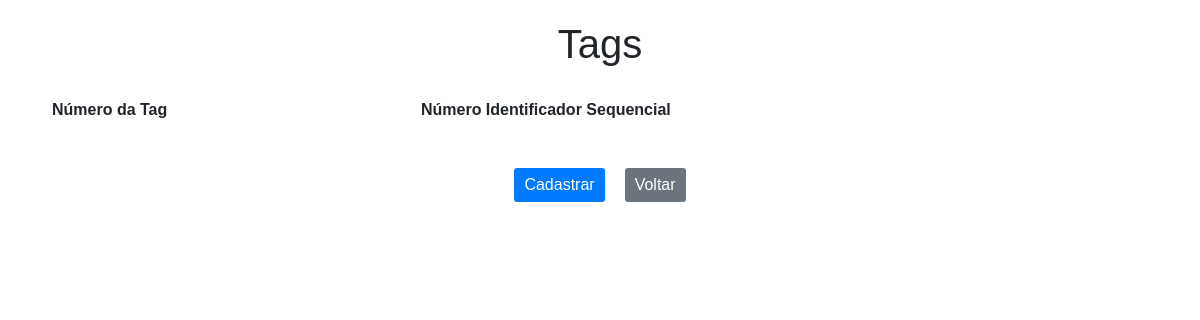
Before: /condo/manut_tag with the older database file.
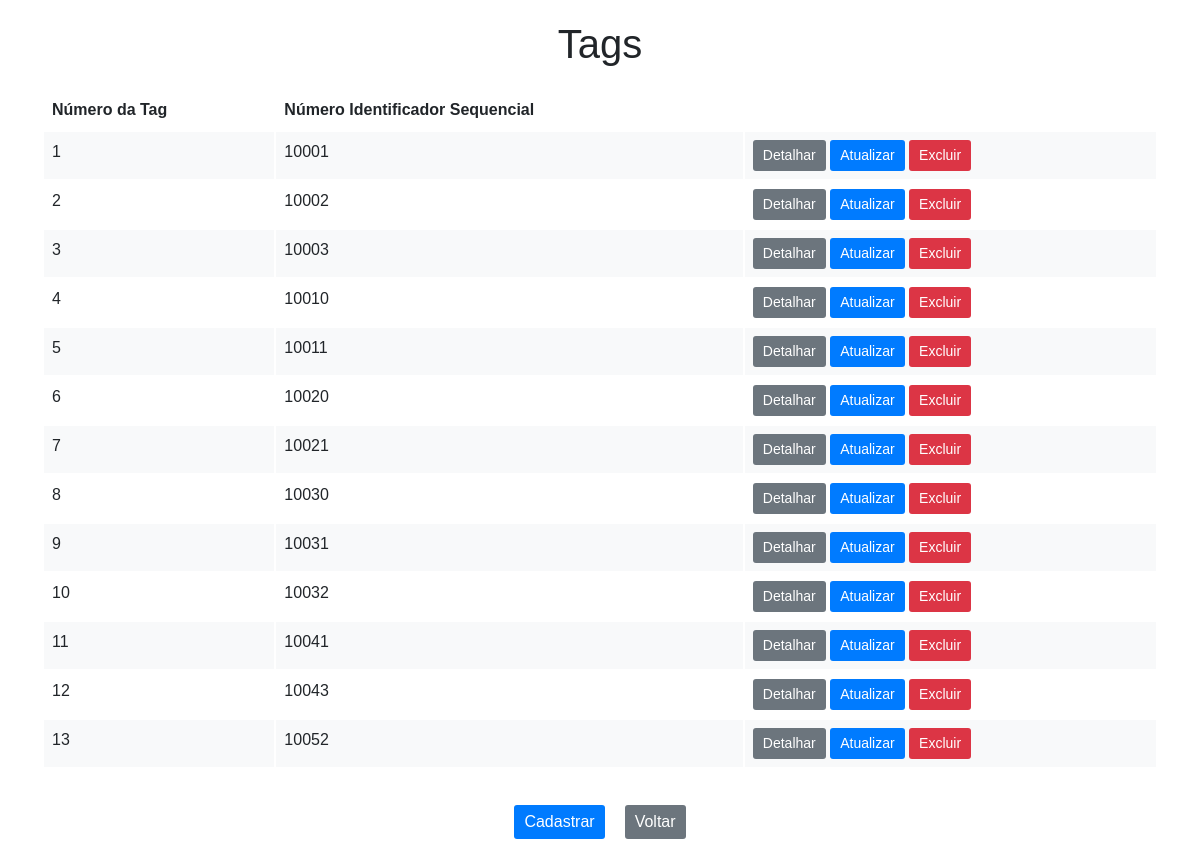
After: the same page with the newer database file.
### condo_app/models.py (models this page shows, shortened)
class Tag(models.Model):
    num_tag = models.IntegerField(default=1, unique=True)
    num_sequencial = models.IntegerField(
        "Numero identificador no condomínio", default=0
    )

### condo_app/views.py (the view)
# urls.py: path('manut_tag', views.TagListView.as_view(), name='manut_tag'),
class TagListView(ListView):
    model = Tag
    template_name = 'manut_tag.html'
    context_object_name = 'object_list'

### condo_app/templates/manut_tag.html (shortened to what this page needs)
<!DOCTYPE html>
<html lang="pt-br">
<head>
    <link href="https://cdn.jsdelivr.net/npm/bootstrap@5.0.2/dist/css/bootstrap.min.css" rel="stylesheet">
</head>
<body>
    <h1>Tags</h1>
    <div class="container">
        <table class="table">
            <thead>
                <tr>
                    <th>Número da Tag</th>
                    <th>Número Identificador Sequencial</th>
                </tr>
            </thead>
            <tbody>
                {% for tag in object_list %}
                <tr class="{% cycle 'odd' 'even' %}">
                    <td>{{ tag.num_tag }}</td>
                    <td>{{ tag.num_sequencial }}</td>
                    <td>
                        <a href="{% url 'condo_app:detalhe_tag' tag.pk %}" class="btn btn-secondary btn-sm">Detalhar</a>
                        <a href="{% url 'condo_app:atualiza_tag' tag.pk %}" class="btn btn-primary btn-sm">Atualizar</a>
                        <a href="{% url 'condo_app:excluir_tag' tag.pk %}" class="btn btn-danger btn-sm">Excluir</a>
                    </td>
                </tr>
                {% endfor %}
            </tbody>
        </table>
        <div class="button-container">
            <a href="nova_tag" class="btn btn-primary">Cadastrar</button>
            <a href="{% url 'condo_app:index' %}" class="btn btn-secondary">Voltar</a>
        </div>
    </div>
</body>
</html>

### condo_app/templates/manut_tag.html (style rules this page uses)
body { font-family: sans-serif; margin: 0; padding: 20px; }
h1 { text-align: center; margin-bottom: 20px; }
table { border-collapse: separate; border: none; }
th, td { border: none; padding: 15px; }
th { text-align: left; background-color: #f5f5f5; }
.odd { background-color: #f8f9fa; }
.even { background-color: #fff; }
.btn { padding: 5px 10px; border: none; border-radius: 3px; cursor: pointer; }
.btn-primary { background-color: #007bff; color: #fff; }
.btn-danger { background-color: #dc3545; color: #fff; }
.container { display: flex; flex-direction: column; align-items: center; min-height: 100vh; }
.button-container { display: flex; justify-content: space-between; align-items: center; margin-top: 20px; }
.button-container a { flex: 0 0 auto; margin: 0 10px; }

Changed rows visible on the page:
added Tag: num_tag "1", num_sequencial "10001"
added Tag: num_tag "2", num_sequencial "10002"
added Tag: num_tag "3", num_sequencial "10003"
added Tag: num_tag "4", num_sequencial "10010"
added Tag: num_tag "5", num_sequencial "10011"
added Tag: num_tag "6", num_sequencial "10020"
added Tag: num_tag "7", num_sequencial "10021"
added Tag: num_tag "8", num_sequencial "10030"
added Tag: num_tag "9", num_sequencial "10031"
added Tag: num_tag "10", num_sequencial "10032"
added Tag: num_tag "11", num_sequencial "10041"
added Tag: num_tag "12", num_sequencial "10043"
added Tag: num_tag "13", num_sequencial "10052"
